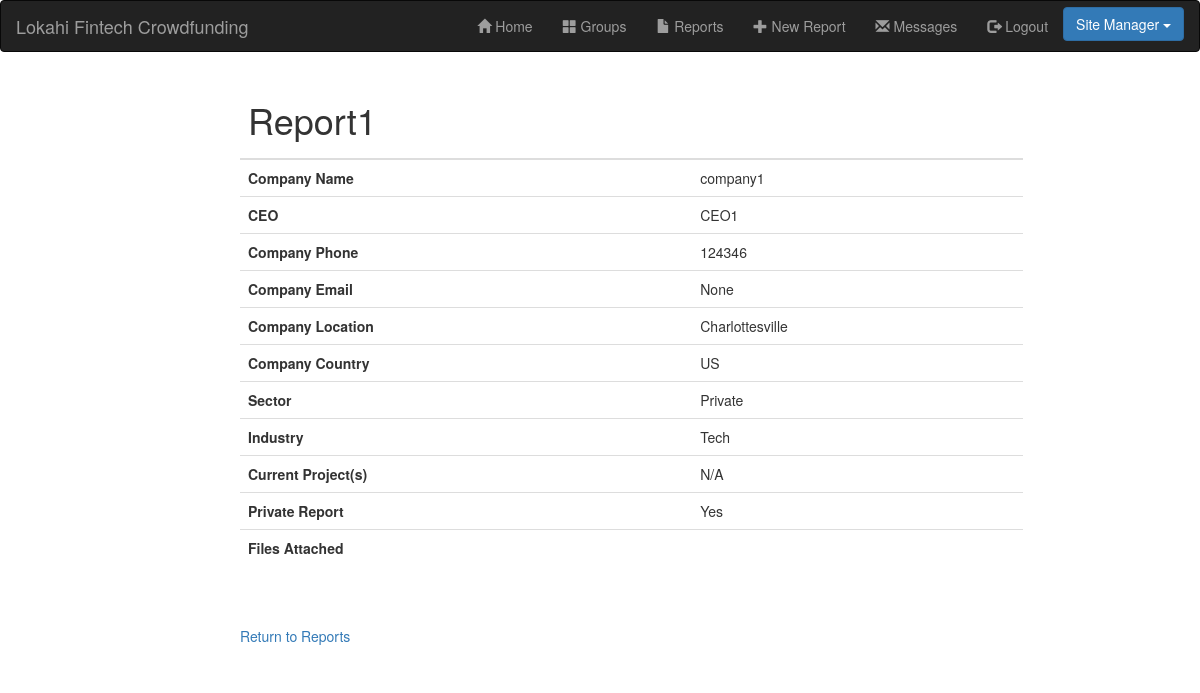
Page /app/report/1 (signed in) on the committed database.
### app/models.py (models this page shows, shortened)
class Report(models.Model):
    reportName = models.CharField(max_length=50, default="NO_NAME")
    companyUser = models.ForeignKey(User, on_delete=models.SET_NULL, null=True, blank=True)
    timeStamp = models.DateTimeField(null=True, blank=True)
    companyName = models.CharField(max_length=50)
    companyCEO = models.CharField(max_length=50)
    companyPhone = models.CharField(max_length=12)
    companyEmail = models.CharField(max_length=50)
    companyLocation = models.CharField(max_length=50)
    companyCountry = models.CharField(max_length=3, choices=COUNTRY_CHOICES, default="US")
    sector = models.CharField(max_length=50)
    industry = models.CharField(max_length=50)
    currentProjects = models.CharField(max_length=200)
    accessType = models.CharField(max_length=7, choices=(("private", "private"), ("public", "public")), default="public")
    files = models.ManyToManyField(ReportFile, blank=True)
    class Meta:
        permissions = (
            ('can_view_reports', "Can view reports"),
            ('can_change_reports', "Can change reports")
        )

### app/views.py (the view)
# urls.py: url(r'^report/(?P<pk>\d+)$', views.reportDetail.as_view(), name='report_detail'),
class reportDetail(generic.DetailView):
    model = Report
    context_object_name = 'report'
    template_name = 'report_detail.html'
    def get_queryset(self):
        queryset = super(reportDetail, self).get_queryset()
        if(self.request.user.groups.filter(name='Site Manager').exists() == False):
            queryset = queryset.filter(Q(accessType = "public") | Q(companyUser = self.request.user))
        return queryset

### app/templatetags/user_tags.py (called while the page is built)
@register.filter('has_group')
def has_group(user, group_name):
    groups = user.groups.all().values_list('name', flat=True)
    return True if group_name in groups else False

### app/templates/report_detail.html (shortened to what this page needs)
{% extends "base_generic.html" %}
{% block content %}
    {% if user.is_authenticated %}
    <table class="table table-hover table-responsive table-fixed">
        <thead>
          <tr>
            <th colspan="3" ><h1>{{ report.reportName }}</h1></th>
          </tr>
        </thead>
        <tbody>
          <tr>
            <th scope="row">Company Name</th>
            <td colspan="2">{{ report.companyName }}</td>
          </tr>
          <tr>
            <th scope="row">CEO</th>
            <td colspan="2">{{ report.companyCEO }}</td>
          </tr>
          <tr>
            <th scope="row">Company Phone</th>
            <td colspan="2">{{ report.companyPhone }}</td>
          </tr>
          <tr>
            <th scope="row">Company Email</th>
            <td colspan="2">{{ report.companyEmail }}</td>
          </tr>
          <tr>
            <th scope="row">Company Location</th>
            <td colspan="2">{{ report.companyLocation }}</td>
          </tr>
          <tr>
            <th scope="row">Company Country</th>
            <td colspan="2">{{ report.companyCountry }}</td>
          </tr>
          <tr>
            <th scope="row">Sector</th>
            <td colspan="2">{{ report.sector }}</td>
          </tr>
          <tr>
            <th scope="row">Industry</th>
            <td colspan="2">{{ report.industry }}</td>
          </tr>
          <tr>
            <th scope="row">Current Project(s)</th>
            <td colspan="2">{{ report.currentProjects }}</td>
          </tr>
          <tr>
            <th scope="row">Private Report</th>
            <td colspan="2">{% if report.accessType == "private" %} Yes {% else %} No {% endif %}</td>
          </tr>
          <tr>
            <th scope="row">Files Attached</th>
            <td colspan="2"></td>
          </tr>
        </tbody>
      </table>
        <br><br>
        <a href="{% url 'reports'%}?next={{request.path}}">Return to Reports</a>
    {% else %}
        <p>Your account doesn't have access to this page. To proceed,
        please login with an account that has access.</p>
    {% endif %}
{% endblock %}

### rows in the picture
Report: reportName "Report1", companyName "company1", companyCEO "CEO1", companyPhone "124346", companyEmail "None", companyLocation "Charlottesville", companyCountry "US", sector "Private", industry "Tech", currentProjects "N/A"
